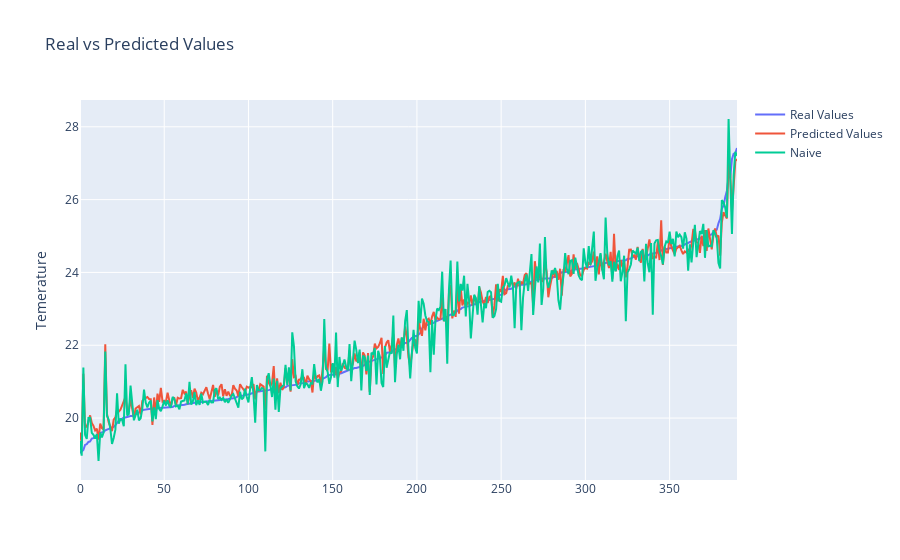

This figure's notebook cell:
### Code cell
df = pd.DataFrame({'Real': y_test, 'Predicted': y_pred, 'Naive': y_naive})
df.sort_values(by='Real', inplace=True)
df.reset_index(drop=True, inplace=True)

fig = go.Figure()
fig.add_trace(go.Scatter(x=df.index, y=df['Real'], mode='lines', name='Real Values'))
fig.add_trace(go.Scatter(x=df.index, y=df['Predicted'], mode='lines', name='Predicted Values'))
fig.add_trace(go.Scatter(x=df.index, y=df['Naive'], mode='lines', name='Naive'))
fig.update_layout(title='Real vs Predicted Values',
                   xaxis_title='',
                   yaxis_title='Temerature')

### Figure 1 — Plotly figure (JSON) as saved in the notebook; plotly's stock layout.template omitted (floating-point values rounded to 4 significant figures; data arrays with more than 128 entries replaced by an {"elided": "..."} marker saying what was removed)
{"data": [{"mode": "lines", "name": "Real Values", "type": "scatter", "x": {"elided": "391 int values"}, "y": {"elided": "391 float values"}}, {"mode": "lines", "name": "Predicted Values", "type": "scatter", "x": {"elided": "391 int values"}, "y": {"elided": "391 float values"}}, {"mode": "lines", "name": "Naive", "type": "scatter", "x": {"elided": "391 int values"}, "y": {"elided": "391 float values"}}], "layout": {"title": {"text": "Real vs Predicted Values"}, "xaxis": {"title": {"text": ""}}, "yaxis": {"title": {"text": "Temerature"}}}}
